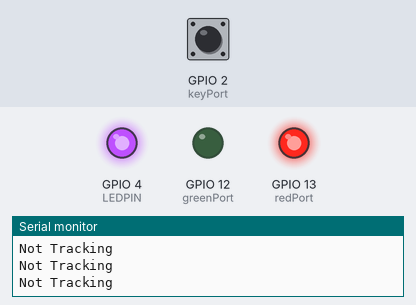
A sketch run on a simulated ESP32. On the bench: output pins drawn as LEDs (lit = HIGH), the last lines printed to the serial monitor. Dashed ring = blinking. The test bench sets the inputs (shaded band); at power-on: GPIO 2 (keyPort) LOW. WiFi joins after 1.5 s; servers stay silent unless stated.

Above: at 2.7 s.
2.8 s: GPIO 2 (keyPort) pulled HIGH for 0.15 s
At 4.3 s:
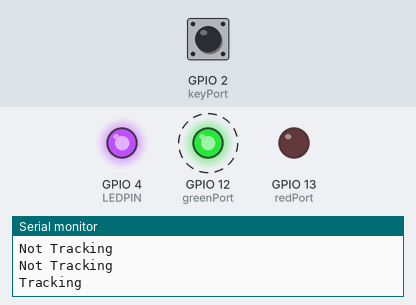
5.9 s: GPIO 2 (keyPort) pulled HIGH for 1 s
At 6.9 s:
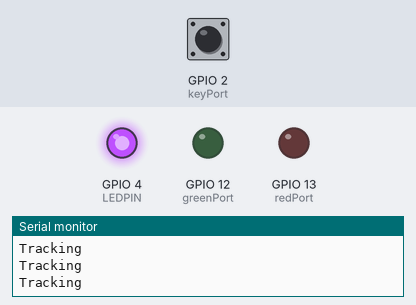
9.9 s: GPIO 2 (keyPort) pulled HIGH for 3.2 s
At 11.01 s:
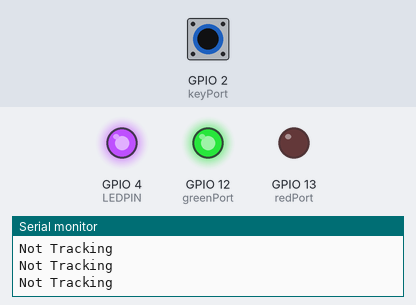
Timing chart, 0 to 21.2 s (numbered marks = the images above; inputs shaded):
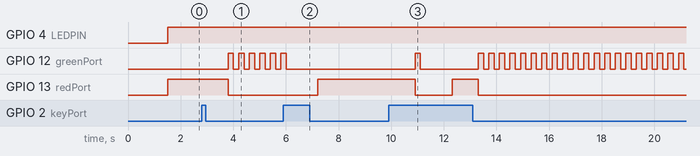

Measured:
- after the input at 2.8 s, GPIO 12 (greenPort): alternates HIGH for 0.20 s and LOW for 0.20 s, starting after 1.0 s; GPIO 13 (redPort): HIGH → LOW after 1.0 s
- after the input at 5.9 s, GPIO 12 (greenPort): goes on until 6.0 s, then stays LOW; GPIO 13 (redPort): LOW → HIGH after 1.3 s
- after the input at 9.9 s, GPIO 12 (greenPort): goes HIGH 0.20 s, LOW 2.2 s, 19 × (HIGH 0.20 s, LOW 0.20 s), HIGH 0.20 s, then LOW, starting after 1.0 s; GPIO 13 (redPort): HIGH → LOW after 1.0 s, → HIGH 1.4 s later, → LOW 1.0 s later

The sketch:

sketch.ino
```cpp
// Used pins
#include <WiFi.h>
#define LEDPIN 4


const int redPort = 13;
const int greenPort = 12;
const int keyPort = 2;

// Button Press switch

int keyState;


// Create Unit class (Unit inside the factory)

class Unit {

  private:

    // Worker number inside unit

    int workers;

  public:

    // Name and unit coordinates

    String name;
    float coords[4][2];

    // Tracking switch

    bool trackingState;

    // Build units using constructor

    Unit(String _name, bool _trackingState) { // Add , float _coords[4][2]
      name = _name;
//      memcpy(coords, _coords, sizeof(coords));
      trackingState = _trackingState;
    }

    // Start / Stop tracking

    void InitTracking(int keyPress) {
    if(keyPress) {

      trackingState = !trackingState;
      delay(1000);
    }
    if(trackingState) {

      digitalWrite(redPort, LOW);
      digitalWrite(greenPort, HIGH);
      delay(200);
      digitalWrite(greenPort, LOW);
      Serial.println("Tracking");
      delay(200);
    }
    else{
      digitalWrite(greenPort, LOW);
      digitalWrite(redPort, HIGH);
      Serial.println("Not Tracking");
    }
  }

    // Check if usrCoords is in Unit (Cross-Product)

//     bool isInUnit(float usrLocation[2]) {

//       if(trackingState){
//         int i, j;
//         int count = 0;
//         double crossProduct;
//         int areaPoints = 4;

//         for (i = 0, j = areaPoints - 1; i < areaPoints; j = i++) {
//           if (
//             ((coords[i][1] > usrLocation[1]) != (coords[j][1] > usrLocation[1])) &&
//             (usrLocation[0] < (coords[j][0] - coords[i][0]) * (usrLocation[1] - coords[i][1]) /
//             (coords[j][1] - coords[i][1]) + coords[i][0])
//             ) {count++;}
//         }

//           // If odd, usrCoords in location

//           bool stateToArea = count % 2 == 1;

//           // Return boolean value

//           return stateToArea;
//       }
//       return false;
//     }
};


// Creating test unit *DEPOT*

Unit Depot("Depot 303", false); // add , {{40.690486, -74.045315},{40.690353, -74.046075},{40.689430, -74.045521},{40.689646, -74.044152}}

// Create test user Coordinates

// float usrCoords[2] = {40.689973, -74.045298};


void setup() {

  keyState = 0;

  pinMode(redPort, OUTPUT);
  pinMode(greenPort, OUTPUT);
  pinMode(keyPort, INPUT);

  Serial.begin(9600);

  pinMode(LEDPIN, OUTPUT);
  Serial.begin(9600);
  Serial.print("Conectando-se ao Wi-Fi");
  WiFi.begin("Wokwi-GUEST", "", 6);
  while (WiFi.status() != WL_CONNECTED) {
    delay(100);
    Serial.print(".");
  }
  Serial.println(" Conectado!");
}

void loop() {
  keyState = digitalRead(keyPort);
  Depot.InitTracking(keyState);
  // Depot.isInUnit(usrCoords);


  if(WiFi.status() == WL_CONNECTED){
    digitalWrite(LEDPIN, HIGH);
  }
  else digitalWrite(LEDPIN, LOW);
}
```
